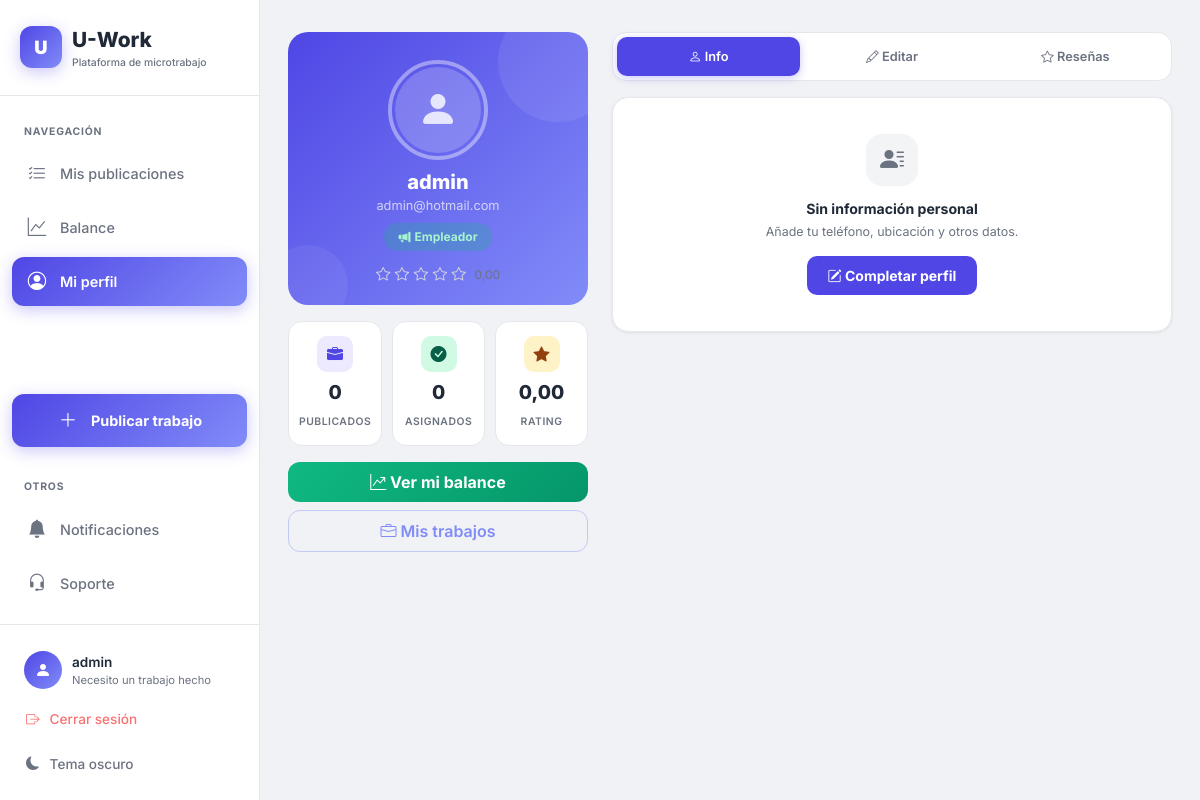
/profile/ (signed in), run on the app's committed database.
### accounts/models.py (models this page shows, shortened)
class User(AbstractUser):
    class Rol(models.TextChoices):
        ESTUDIANTE = 'estudiante', 'Estudiante'
        EMPLEADOR = 'empleador', 'Necesito un trabajo hecho'
    rol = models.CharField(max_length=20, choices=Rol.choices, default=Rol.EMPLEADOR)
    foto = models.ImageField(upload_to='perfiles/', blank=True, null=True)
    cedula = models.CharField(max_length=20, blank=True, verbose_name='Documento de identidad')
    telefono = models.CharField(max_length=20, blank=True)
    direccion = models.CharField(max_length=255, blank=True, verbose_name='Ubicación / Dirección')
    fecha_nacimiento = models.DateField(null=True, blank=True)
    habilidades = models.TextField(blank=True, help_text='Separa las habilidades con comas')
    calificacion_promedio = models.DecimalField(max_digits=3, decimal_places=2, default=0)
    universidad = models.CharField(max_length=200, blank=True)
    carrera = models.CharField(max_length=200, blank=True)
    semestre = models.PositiveSmallIntegerField(null=True, blank=True)
    foto_carnet = models.ImageField(upload_to='carnets/', blank=True, null=True, verbose_name='Foto del carnet estudiantil')
    pregunta_seguridad = models.CharField(max_length=255, blank=True)
    respuesta_seguridad = models.CharField(max_length=255, blank=True)
    class Meta:
        verbose_name = 'Usuario'
        verbose_name_plural = 'Usuarios'
    @property
    def es_estudiante(self):
        return self.rol == self.Rol.ESTUDIANTE

### accounts/views.py (the view)
# urls.py: path('profile/', views.profile, name='profile'),
@login_required
def profile(request):
    FormClass = StudentProfileForm if request.user.es_estudiante else EmployerProfileForm
    if request.method == 'POST':
        form = FormClass(request.POST, request.FILES, instance=request.user)
        if form.is_valid():
            form.save()
            messages.success(request, 'Perfil actualizado correctamente.')
            return redirect('accounts:profile')
    else:
        form = FormClass(instance=request.user)
    return render(request, 'accounts/profile.html', {'form': form})

### accounts/templatetags/form_tags.py (called while the page is built)
@register.filter(name='add_class')
def add_class(field, css_class):
    return field.as_widget(attrs={'class': css_class})

### notifications/context_processors.py (called while the page is built)
def notif_count(request):
    if request.user.is_authenticated:
        return {'notif_count': Notification.objects.filter(usuario=request.user, leida=False).count()}
    return {'notif_count': 0}

### templates/accounts/profile.html (shortened to what this page needs)
{% extends 'base.html' %}
{% load form_tags %}
{% block content %}
<div class="profile-layout">
<div class="profile-left">
<div class="profile-hero">
    <div class="profile-avatar-ring">
        {% if user.foto %}
        <img src="{{ user.foto.url }}" alt="Foto">
        {% else %}
        <div class="avatar-placeholder"><i class="bi bi-person-fill"></i></div>
        {% endif %}
    </div>
    <h4 class="profile-name">{{ user.get_full_name|default:user.username }}</h4>
    <div class="profile-email">{{ user.email }}</div>
    <span class="role-chip {% if user.es_estudiante %}role-student{% else %}role-employer{% endif %}">
        {% if user.es_estudiante %}<i class="bi bi-mortarboard-fill"></i> Estudiante{% else %}<i class="bi bi-megaphone-fill"></i> Empleador{% endif %}
    </span>
    <div style="margin-top:10px;">
        {% for i in "12345" %}
            {% if forloop.counter <= user.calificacion_promedio %}<i class="bi bi-star-fill" style="color:var(--star-active); font-size:0.9rem;"></i>{% else %}<i class="bi bi-star" style="color:var(--star-inactive); font-size:0.9rem;"></i>{% endif %}
        {% endfor %}
        <span style="color:var(--text-secondary); font-size:0.75rem; margin-left:4px;">{{ user.calificacion_promedio }}</span>
    </div>
</div>
<div class="profile-stats">
    <div class="stat-card">
        <div class="stat-icon" style="background:var(--icon-indigo-bg); color:var(--badge-indigo-text);"><i class="bi bi-briefcase-fill"></i></div>
        <span class="stat-value">{{ user.trabajos_creados.count }}</span>
        <span class="stat-label">Publicados</span>
    </div>
    <div class="stat-card">
        <div class="stat-icon" style="background:var(--icon-green-bg); color:var(--badge-green-text);"><i class="bi bi-check-circle-fill"></i></div>
        <span class="stat-value">{{ user.trabajos_creados.all|dictsort:"estado"|length }}</span>
        <span class="stat-label">Asignados</span>
    </div>
    <div class="stat-card">
        <div class="stat-icon" style="background:var(--icon-amber-bg); color:var(--badge-amber-text);"><i class="bi bi-star-fill"></i></div>
        <span class="stat-value">{{ user.calificacion_promedio }}</span>
        <span class="stat-label">Rating</span>
    </div>
</div>
<div class="d-none d-lg-grid gap-2 mt-3">
    <a href="{% url 'accounts:balance' %}" class="btn py-2" style="background:linear-gradient(135deg,#10B981,#059669); color:#fff; font-weight:700; border:none; border-radius:12px;">
        <i class="bi bi-graph-up-arrow"></i> Ver mi balance
    </a>
    <a href="{% url 'jobs:my_jobs' %}" class="btn btn-outline-primary py-2" style="border-radius:12px;">
        <i class="bi bi-briefcase"></i> Mis trabajos
    </a>
</div>
</div>
<div class="profile-right">
<div class="profile-tabs">
    <button class="profile-tab active" onclick="switchTab(event, 'info')"><i class="bi bi-person"></i> Info</button>
    <button class="profile-tab" onclick="switchTab(event, 'edit')"><i class="bi bi-pencil"></i> Editar</button>
    <button class="profile-tab" onclick="switchTab(event, 'reviews')"><i class="bi bi-star"></i> Reseñas</button>
</div>
<div id="tab-info" class="tab-content-section active">
    <div class="card mb-3">
        <div class="card-body" style="padding:8px 16px;">
            {% if not user.telefono and not user.direccion and not user.cedula and not user.fecha_nacimiento and not user.universidad %}
            <div class="info-empty">
                <div style="width:52px;height:52px;border-radius:16px;background:var(--surface-alt);display:inline-flex;align-items:center;justify-content:center;font-size:1.5rem;color:var(--text-secondary);margin-bottom:12px;">
                    <i class="bi bi-person-lines-fill"></i>
                </div>
                <p style="font-size:0.88rem;font-weight:700;color:var(--text);margin:0 0 4px;">Sin información personal</p>
                <p style="font-size:0.78rem;color:var(--text-secondary);margin:0 0 14px;">Añade tu teléfono, ubicación y otros datos.</p>
                <button class="btn btn-sm" style="background:var(--primary);color:#fff;border-radius:10px;font-weight:700;padding:8px 20px;" onclick="document.querySelectorAll('.profile-tab')[1].click()">
                    <i class="bi bi-pencil-square"></i> Completar perfil
                </button>
            </div>
            {% endif %}
        </div>
    </div>
</div>
</div>
</div>
{% endblock %}

### templates/base.html (shortened to what this page needs)
<!DOCTYPE html>
<html lang="es">
<head>
    <link href="https://cdn.jsdelivr.net/npm/bootstrap@5.3.3/dist/css/bootstrap.min.css" rel="stylesheet">
    <link href="https://cdn.jsdelivr.net/npm/bootstrap-icons@1.11.3/font/bootstrap-icons.min.css" rel="stylesheet">
</head>
<body>
    {% if user.is_authenticated %}
    <aside class="desktop-sidebar">
        <a class="sidebar-brand" href="{% url 'jobs:job_list' %}">
            <div class="brand-icon"><span style="font-weight:900;font-size:1.15rem;line-height:1;">U</span></div>
            <div>
                <div class="brand-text">U-Work</div>
                <div class="brand-sub">Plataforma de microtrabajo</div>
            </div>
        </a>
        <nav class="sidebar-nav">
            <div class="nav-label">Navegación</div>
            {% if user.es_estudiante %}
            <a href="{% url 'jobs:job_list' %}" class="{% if request.resolver_match.url_name == 'job_list' %}active{% endif %}">
                <i class="bi bi-compass"></i> Explorar trabajos
            </a>
            <a href="{% url 'jobs:my_jobs' %}" class="{% if request.resolver_match.url_name == 'my_jobs' %}active{% endif %}">
                <i class="bi bi-send-check"></i> Mis postulaciones
            </a>
            <a href="{% url 'accounts:balance' %}" class="{% if request.resolver_match.url_name == 'balance' %}active{% endif %}">
                <i class="bi bi-graph-up"></i> Balance
            </a>
            <a href="{% url 'accounts:profile' %}" class="{% if request.resolver_match.url_name == 'profile' %}active{% endif %}">
                <i class="bi bi-person-circle"></i> Mi perfil
            </a>
            {% else %}
            <a href="{% url 'jobs:my_jobs' %}" class="{% if request.resolver_match.url_name == 'my_jobs' %}active{% endif %}">
                <i class="bi bi-list-check"></i> Mis publicaciones
            </a>
            <a href="{% url 'accounts:balance' %}" class="{% if request.resolver_match.url_name == 'balance' %}active{% endif %}">
                <i class="bi bi-graph-up"></i> Balance
            </a>
            <a href="{% url 'accounts:profile' %}" class="{% if request.resolver_match.url_name == 'profile' %}active{% endif %}">
                <i class="bi bi-person-circle"></i> Mi perfil
            </a>
            <div style="flex:1"></div>
            <a href="{% url 'jobs:job_create' %}" class="publish-btn">
                <i class="bi bi-plus-lg"></i> Publicar trabajo
            </a>
            {% endif %}
            <div class="nav-label" style="margin-top:8px;">Otros</div>
            <a href="{% url 'notifications:list' %}" class="{% if request.resolver_match.app_name == 'notifications' %}active{% endif %}" style="position:relative;">
                <i class="bi bi-bell-fill"></i> Notificaciones
            </a>
            <a href="{% url 'support:create' %}" class="{% if request.resolver_match.app_name == 'support' %}active{% endif %}">
                <i class="bi bi-headset"></i> Soporte
            </a>
        </nav>
        <div class="sidebar-footer">
            <a href="{% url 'accounts:profile' %}" class="sidebar-user">
                {% if user.foto %}
                <img src="{{ user.foto.url }}" class="user-avatar" alt="">
                {% else %}
                <div class="user-avatar"><i class="bi bi-person-fill"></i></div>
                {% endif %}
                <div style="min-width:0">
                    <div class="user-name">{{ user.get_full_name|default:user.username }}</div>
                    <div class="user-role">{{ user.get_rol_display }}</div>
                </div>
            </a>
            <form method="post" action="{% url 'accounts:logout' %}">
                <button type="submit" class="sidebar-logout">
                    <i class="bi bi-box-arrow-right"></i> Cerrar sesión
                </button>
            </form>
            <button onclick="toggleTheme()" class="sidebar-theme-toggle" title="Cambiar tema">
                <i class="bi bi-moon-fill"></i> <span>Tema oscuro</span>
            </button>
        </div>
    </aside>
    {% endif %}
    <div class="app-layout">
        <main class="content-wrapper">
            {% block content %}{% endblock %}
        </main>
    </div>
</body>
</html>

### templates/accounts/profile.html (style rules this page uses)
.profile-hero { background: linear-gradient(135deg, var(--primary), var(--primary-light)); border-radius: 20px; padding: 28px 20px 20px; text-align: center; position: relative; margin-bottom: 16px; overflow: hidden; }
.profile-hero::before { content: ''; position: absolute; top: -30px; right: -30px; width: 120px; height: 120px; border-radius: 50%; background: rgba(255,255,255,0.08); }
.profile-hero::after { content: ''; position: absolute; bottom: -20px; left: -20px; width: 80px; height: 80px; border-radius: 50%; background: rgba(255,255,255,0.06); }
.profile-avatar-ring { width: 100px; height: 100px; border-radius: 50%; border: 4px solid rgba(255,255,255,0.4); padding: 3px; display: inline-block; margin-bottom: 10px; }
.profile-avatar-ring img, .profile-avatar-ring .avatar-placeholder { width: 100%; height: 100%; border-radius: 50%; object-fit: cover; }
.avatar-placeholder { background: rgba(255,255,255,0.2); display: flex; align-items: center; justify-content: center; color: rgba(255,255,255,0.8); font-size: 2.5rem; }
.profile-name { font-weight: 800; font-size: 1.25rem; color: #fff; margin: 0; }
.profile-email { font-size: 0.8rem; color: rgba(255,255,255,0.7); margin-top: 2px; }
.role-chip { display: inline-flex; align-items: center; gap: 4px; padding: 5px 14px; border-radius: 20px; font-size: 0.75rem; font-weight: 700; margin-top: 8px; }
.role-employer { background: rgba(16,185,129,0.25); color: #A7F3D0; }
.profile-stats { display: grid; grid-template-columns: repeat(3, 1fr); gap: 10px; margin-bottom: 16px; }
.stat-card { background: var(--card-bg); border: 1px solid var(--card-border); border-radius: 14px; padding: 14px 10px; text-align: center; }
.stat-card .stat-icon { width: 36px; height: 36px; border-radius: 10px; display: inline-flex; align-items: center; justify-content: center; font-size: 1rem; margin-bottom: 6px; }
.stat-card .stat-value { font-weight: 800; font-size: 1.2rem; display: block; color: var(--text); }
.stat-card .stat-label { font-size: 0.65rem; color: var(--text-secondary); font-weight: 600; text-transform: uppercase; letter-spacing: 0.5px; }
.profile-tabs { display: flex; background: var(--card-bg); border: 1px solid var(--card-border); border-radius: 14px; padding: 4px; margin-bottom: 16px; }
.profile-tab { flex: 1; text-align: center; padding: 10px 8px; border-radius: 10px; font-size: 0.8rem; font-weight: 600; color: var(--text-secondary); text-decoration: none; transition: all 0.2s; cursor: pointer; border: none; background: none; }
.profile-tab.active { background: var(--primary); color: #fff; box-shadow: 0 2px 8px rgba(79,70,229,0.3); }
.tab-content-section { display: none; }
.tab-content-section.active { display: block; }
.info-empty { text-align: center; padding: 28px 16px; }
@media (min-width: 992px) { .content-wrapper { max-width: 1100px !important; } }
@media (min-width: 992px) { .profile-layout { display: grid; grid-template-columns: 300px 1fr; gap: 24px; align-items: start; } }
@media (min-width: 992px) { .profile-left { position: sticky; top: 80px; } }
@media (min-width: 992px) { .profile-stats { grid-template-columns: repeat(3, 1fr); } }

### data on the page
User: get_full_name "admin", rol "Necesito un trabajo hecho", email "admin@hotmail.com", calificacion_promedio "0,00", trabajos_creados.count "0", trabajos_creados.all|dictsort "0"
